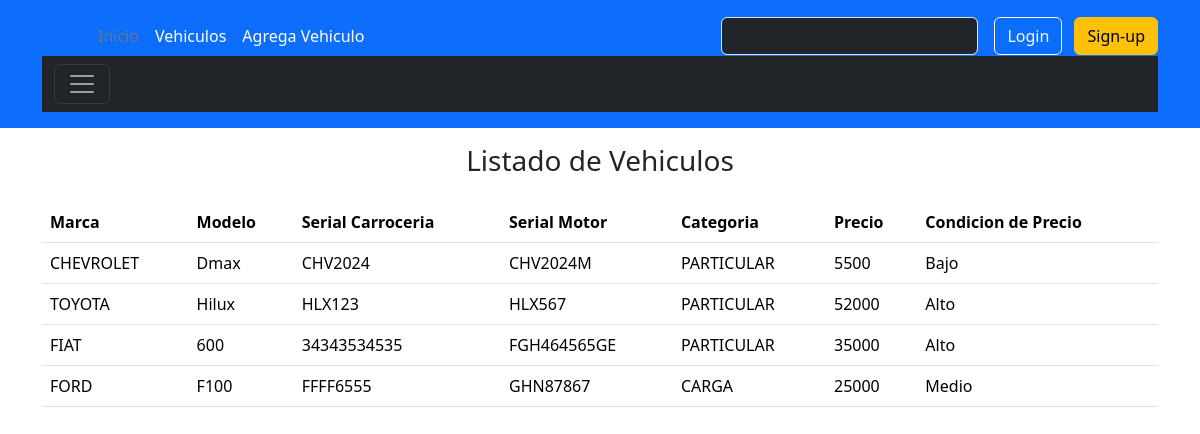
Screenshot of /vehiculo/ with the database file from the repository.
### vehiculo/models.py (models this page shows, shortened)
class Vehiculo(models.Model):
    MARCAS = [
        ('chevrolet', 'Chevrolet'),
        ('fiat', 'Fiat'),
        ('ford', 'Ford'),
        ('toyota', 'Toyota'),
    ]
    CATEGORIAS = [
        ('PARTICULAR', 'PARTICULAR'),
        ('TRANSPORTE', 'TRANSPORTE'),
        ('CARGA', 'CARGA'),
    ]
    marca = models.CharField(max_length=20, blank=False, null=False, choices=MARCAS, default='Ford')
    modelo = models.CharField(max_length=100, blank=False, null=False)
    serial_carroceria = models.CharField(max_length=50, blank=False, null=False)
    serial_motor = models.CharField(max_length=50, blank=False, null=False)
    categoria = models.CharField(max_length=20, blank=False, null=False, choices=CATEGORIAS, default='Particular')
    precio = models.PositiveIntegerField(blank=False, null=False,)
    fecha_creacion = models.DateTimeField(blank=False, null=False)
    fecha_modificacion = models.DateTimeField(blank=False, null=False)

### vehiculo/views.py (the view)
# urls.py: path('vehiculo/', views.VehiculosView.as_view(), name='vehiculo'),
class VehiculosView(ListView):
    model = Vehiculo
    template_name = "vehiculos/vehiculos.html"
    context_object_name = 'vehiculos'
    def get_context_data(self, **kwargs):
        context = super().get_context_data(**kwargs)
        context["titulo"] = 'Página de Vehiculos'
        return context

### templates/vehiculos/vehiculos.html
{% extends "layouts/base.html" %}
{% block contenido %}
<main class="container">
    <section id="listado-productos">
        <h3 class="text-center py-3">Listado de Vehiculos</h3>
        {% if vehiculos %}
            <table class="table">
            <thead>
                <tr>
                    <th scope="col">Marca</th>
                    <th scope="col">Modelo</th>
                    <th scope="col">Serial Carroceria</th>
                    <th scope="col">Serial Motor</th>
                    <th scope="col">Categoria</th>
                    <th scope="col">Precio</th>
                    <th scope="col">Condicion de Precio</th>
                </tr>
            </thead>
            <tbody>
                {% for vehiculo in vehiculos %}
                <tr>
                    <td>{{vehiculo.marca|upper}}</td>
                    <td>{{vehiculo.modelo}}</td>
                    <td>{{vehiculo.serial_carroceria}}</td>
                    <td>{{vehiculo.serial_motor}}</td>
                    <td>{{vehiculo.categoria}}</td>
                    <td>{{vehiculo.precio}}</td>
                    {% if vehiculo.precio < 10000 %}
                        <td>Bajo</td>
                    {% endif %}
                    {% if vehiculo.precio > 9999 and vehiculo.precio < 30000 %}
                        <td>Medio</td>
                    {% endif %}
                    {% if vehiculo.precio > 30000 %}
                        <td>Alto</td>
                    {% endif %}
                </tr>
                {% endfor %}
            </tbody>
        </table>
        {% else %}
        <p class="text-center">No existen vehiculos disponibles.</p>
        {% endif %}
    </section>
</main>
{% endblock contenido %}

### rows the page displays
Vehiculo: marca "CHEVROLET", modelo "Dmax", serial_carroceria "CHV2024", serial_motor "CHV2024M", categoria "PARTICULAR", precio "5500", shows "Bajo"
Vehiculo: marca "TOYOTA", modelo "Hilux", serial_carroceria "HLX123", serial_motor "HLX567", categoria "PARTICULAR", precio "52000", shows "Alto"
Vehiculo: marca "FIAT", modelo "600", serial_carroceria "34343534535", serial_motor "FGH464565GE", categoria "PARTICULAR", precio "35000", shows "Alto"
Vehiculo: marca "FORD", modelo "F100", serial_carroceria "FFFF6555", serial_motor "GHN87867", categoria "CARGA", precio "25000", shows "Medio"
